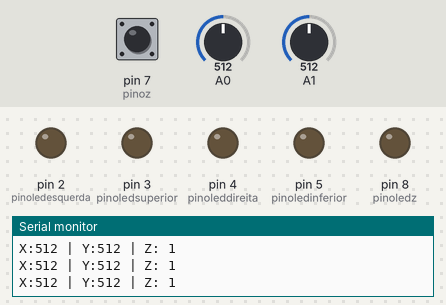
Bench run of a sketch on a simulated Arduino Uno, built with avr-gcc and run on an emulated ATmega328P. Parts: output pins drawn as LEDs (lit = HIGH), the last lines printed to the serial monitor. Dashed ring = blinking. The inputs (shaded band) are chosen by the test bench; at power-on: A0 = 512, A1 = 512, pin 7 (pinoz) HIGH.

Above: at 1.2 s.
1.3 s: A0 set to 207
2.8 s: A0 set to 188
At 3.8 s:
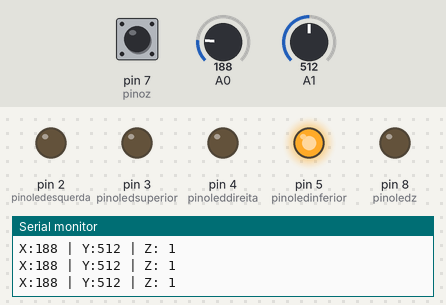
4.3 s: A1 set to 217
7.3 s: A1 set to 186
At 7.9 s:
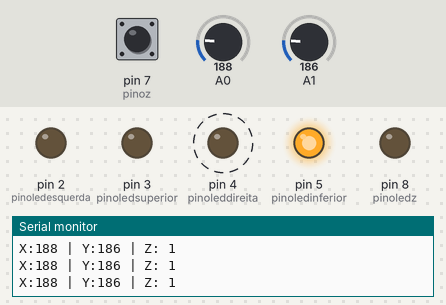
10.3 s: pin 7 (pinoz) pulled LOW for 0.15 s
12.1 s: A0 set to 210
At 12.9 s:
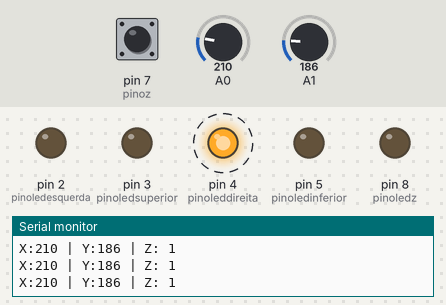
Timing chart, 0 to 14.6 s (numbered marks = the images above; inputs shaded):
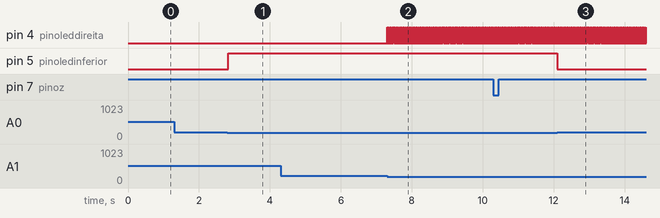

Measured:
- the behaviour switches between 200 and 199 on A0 (found by bisection; images 0 and 1)
- the behaviour switches between 200 and 199 on A1 (found by bisection; images 1 and 2)
- after the input at 2.8 s, pin 5 (pinoledinferior): LOW → HIGH at once
- after the input at 7.3 s, pin 4 (pinoleddireita): alternates HIGH for 0.01 s and LOW for 0.01 s, starting at once; pin 5 (pinoledinferior): stays HIGH (without the input it goes to LOW after 3.0 s)
- after the input at 12.1 s, pin 5 (pinoledinferior): HIGH → LOW after 0.01 s instead of 2.5 s

The sketch:

joystick.ino
```cpp
int valorx = 0;
int valory = 0;
int valorz = 0;
int pinoledesquerda = 2;
int pinoledsuperior = 3;
int pinoleddireita = 4;
int pinoledinferior = 5;
int pinoledz = 8;
int pinoz = 7;

// int contadorEstavel = 0;             // Contador para verificar estabilidade
// const int LIMIAR_ESTABILIDADE = 20;  // Número de leituras estáveis necessárias

void setup() {
  pinMode(pinoz, INPUT_PULLUP);  //Pino Eixo Z, pullup pelo ruído (acho) que estava causando o Z devolver apenas valores 0
  Serial.begin(9600);
  pinMode(pinoledesquerda, OUTPUT);
  pinMode(pinoledsuperior, OUTPUT);
  pinMode(pinoleddireita, OUTPUT);
  pinMode(pinoledinferior, OUTPUT);
  pinMode(pinoledz, OUTPUT);
}

void loop() {
  //as linhas abaixo apagam todos os leds
  digitalWrite(pinoledesquerda, LOW);
  digitalWrite(pinoledsuperior, LOW);
  digitalWrite(pinoleddireita, LOW);
  digitalWrite(pinoledinferior, LOW);
  digitalWrite(pinoledz, LOW);

  //le o valor do potenciometro ligado à porta analogica A0 - Eixo X
  valorx = analogRead(0);

  //mostra o valor do eixo X no serial monitor
  Serial.print("X:");
  Serial.print(valorx, DEC);

  //testa o valor do eixo X e aciona o led correspondente
  if (valorx > -1 & valorx < 200) {
    digitalWrite(pinoledinferior, HIGH);  //acende o led inferior
  }
  if (valorx > 700 & valorx < 1025) {
    digitalWrite(pinoledsuperior, HIGH);  //acende o led superior
  }

  //le o valor do potenciometro ligado à porta analogica A1 - Eixo Y
  valory = analogRead(1);

  //mostra o valor do eixo Y no serial monitor
  Serial.print(" | Y:");
  Serial.print(valory, DEC);

  //testa o valor do Eixo Y e aciona o led correspondente
  if (valory > -1 & valory < 200) {
    digitalWrite(pinoleddireita, HIGH);  //acende o led da direita
  }
  if (valory > 700 & valory < 1025) {
    digitalWrite(pinoledesquerda, HIGH);  //acende o led da equerda
  }

  //lê o valor da porta Digital 7 - Eixo Z
  valorz = digitalRead(7);

  //mostra o valor do Eixo Z no serial monitor
  Serial.print(" | Z: ");
  Serial.println(valorz, DEC);

  int valorz = digitalRead(pinoz); // lê o estado do botão Z

  if (valorz == LOW) { // se o botão Z estiver pressionado
    digitalWrite(pinoledz, HIGH); // acende o LED
  } else {
    digitalWrite(pinoledz, LOW);  // apaga o LED
  }
}

//   if (valorz == 0) {
//     contadorEstavel++;
//     if (contadorEstavel >= LIMIAR_ESTABILIDADE) {
//       digitalWrite(pinoledz, HIGH);  // acende o LED após leituras consistentes
//     }
//   } else {
//     contadorEstavel = 0;          // reseta o contador se o valor mudar
//     digitalWrite(pinoledz, LOW);  // apaga o LED
//   }
// }
```
